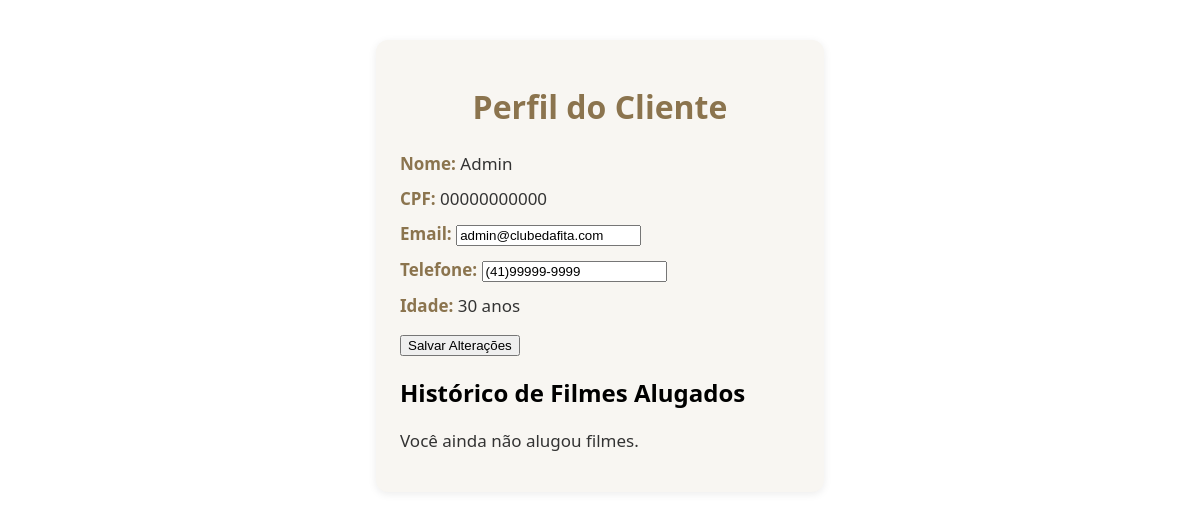
Screenshot of /pages/perfil_teste.php (signed in) with the database file from the repository.
### tables this page shows
CREATE TABLE IF NOT EXISTS cliente (
    id_cliente INT NOT NULL AUTO_INCREMENT,
    nome_cliente VARCHAR(50) NOT NULL,
    cpf_cliente CHAR(20) NOT NULL,
    idade_cliente TINYINT NOT NULL,
    telefone_cliente CHAR(20) NOT NULL,
    email_cliente VARCHAR(50) NOT NULL,
    username VARCHAR(50) NOT NULL,
    password VARCHAR(255) NOT NULL,
    is_admin BOOLEAN DEFAULT FALSE,
    data_cadastro TIMESTAMP DEFAULT CURRENT_TIMESTAMP,
    PRIMARY KEY (id_cliente),
    UNIQUE KEY cpf_cliente (cpf_cliente),
    UNIQUE KEY username (username)
 );

### pages/perfil_teste.php (the view, shortened to what this page needs)
<?php
$conn = include '../config/config.php';
$idCliente = (int)($_SESSION['id_cliente'] ?? 0);
$resCliente = $conn->query("SELECT nome_cliente, cpf_cliente, email_cliente, telefone_cliente, idade_cliente FROM cliente WHERE id_cliente=$idCliente");
$cliente = $resCliente ? $resCliente->fetch_assoc() : null;
$resFilmes = $conn->query("SELECT f.ident_titulo, f.imagem, l.data_cadastro_filme
    FROM locacao l
    INNER JOIN filme f ON f.id_filme = l.id_filme
    WHERE l.id_cliente = $idCliente
    ORDER BY l.id_locacao DESC");
?>
<!DOCTYPE html>
<html lang="pt-br">
<head>
    <link rel="stylesheet" href="../css/perfil_teste.css">
</head>
<body>
    <div class="perfil-box">
        <h1>Perfil do Cliente</h1>
        <?php if ($cliente): ?>
        <form method="POST">
            <ul>
                <li><strong>Nome:</strong> <?php echo htmlspecialchars($cliente['nome_cliente']); ?></li>
                <li><strong>CPF:</strong> <?php echo htmlspecialchars($cliente['cpf_cliente']); ?></li>
                <li>
                    <strong>Email:</strong>
                    <input type="email" name="email" value="<?php echo htmlspecialchars($cliente['email_cliente']); ?>">
                </li>
                <li>
                    <strong>Telefone:</strong>
                    <input type="text" name="telefone" value="<?php echo htmlspecialchars($cliente['telefone_cliente']); ?>">
                </li>
                <li><strong>Idade:</strong> <?php echo $cliente['idade_cliente']; ?> anos</li>
            </ul>
            <button type="submit">Salvar Alterações</button>
        </form>
        <?php else: ?>
            <p>Cliente não encontrado.</p>
        <?php endif; ?>
        <h2>Histórico de Filmes Alugados</h2>
        <ul>
            <?php if ($resFilmes && $resFilmes->num_rows > 0): ?>
                <?php while ($f = $resFilmes->fetch_assoc()): ?>
                    <li>
                        <?php if (!empty($f['imagem'])): ?>
                            <img class="poster-thumb" src="<?php echo htmlspecialchars($f['imagem']); ?>" alt="Poster">
                        <?php endif; ?>
                        <?php echo htmlspecialchars($f['ident_titulo']); ?>
                        <?php if (!empty($f['data_cadastro_filme'])): ?>
                            <span> • alugado em <?php echo date('d/m/Y', strtotime($f['data_cadastro_filme'])); ?></span>
                        <?php endif; ?>
                    </li>
                <?php endwhile; ?>
            <?php else: ?>
                <li>Você ainda não alugou filmes.</li>
            <?php endif; ?>
        </ul>
    </div>
</body>
</html>

### css/perfil_teste.css (style rules this page uses)
.perfil-box { max-width: 400px; margin: 40px auto; padding: 24px; background: #f8f6f2; border-radius: 12px; box-shadow: 0 2px 8px rgba(0,0,0,0.08); font-family: 'Segoe UI', Arial, sans-serif; }
.perfil-box h1 { text-align: center; color: #8b744e; margin-bottom: 24px; }
.perfil-box ul { list-style: none; padding: 0; }
.perfil-box li { margin-bottom: 12px; font-size: 17px; color: #333; }
.perfil-box strong { color: #8b744e; }

### rows the page displays
cliente: nome_cliente "Admin", cpf_cliente "00000000000", email "admin@clubedafita.com", telefone "(41)99999-9999", idade_cliente "30"
